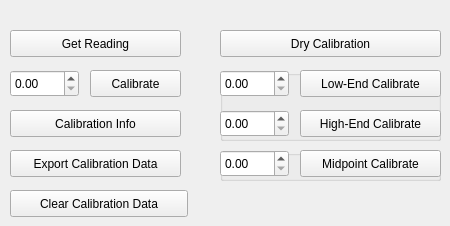
      <widget class="QWidget" name="tab_4">
       <attribute name="title">
        <string>Calibrate</string>
       </attribute>
       <widget class="QPushButton" name="calDry">
        <property name="geometry">
         <rect>
          <x>220</x>
          <y>30</y>
          <width>221</width>
          <height>27</height>
         </rect>
        </property>
        <property name="text">
         <string>Dry Calibration</string>
        </property>
       </widget>
       <widget class="QPushButton" name="calClear">
        <property name="geometry">
         <rect>
          <x>10</x>
          <y>190</y>
          <width>178</width>
          <height>27</height>
         </rect>
        </property>
        <property name="text">
         <string>Clear Calibration Data</string>
        </property>
       </widget>
       <widget class="QPushButton" name="calN">
        <property name="geometry">
         <rect>
          <x>90</x>
          <y>70</y>
          <width>91</width>
          <height>27</height>
         </rect>
        </property>
        <property name="text">
         <string>Calibrate</string>
        </property>
       </widget>
       <widget class="QDoubleSpinBox" name="calTo">
        <property name="geometry">
         <rect>
          <x>10</x>
          <y>70</y>
          <width>69</width>
          <height>27</height>
         </rect>
        </property>
       </widget>
       <widget class="QPushButton" name="exportCal">
        <property name="geometry">
         <rect>
          <x>10</x>
          <y>150</y>
          <width>171</width>
          <height>27</height>
         </rect>
        </property>
        <property name="text">
         <string>Export Calibration Data</string>
        </property>
       </widget>
       <widget class="QPushButton" name="calInfo">
        <property name="geometry">
         <rect>
          <x>10</x>
          <y>110</y>
          <width>171</width>
          <height>27</height>
         </rect>
        </property>
        <property name="text">
         <string>Calibration Info</string>
        </property>
       </widget>
       <widget class="QGroupBox" name="hiloCal">
        <property name="geometry">
         <rect>
          <x>220</x>
          <y>70</y>
          <width>221</width>
          <height>71</height>
         </rect>
        </property>
        <property name="title">
         <string/>
        </property>
        <widget class="QDoubleSpinBox" name="loCalVal">
         <property name="geometry">
          <rect>
           <x>0</x>
           <y>0</y>
           <width>69</width>
           <height>27</height>
          </rect>
         </property>
        </widget>
        <widget class="QPushButton" name="loCal">
         <property name="geometry">
          <rect>
           <x>80</x>
           <y>0</y>
           <width>141</width>
           <height>27</height>
          </rect>
         </property>
         <property name="text">
          <string>Low-End Calibrate</string>
         </property>
        </widget>
        <widget class="QPushButton" name="hiCal">
         <property name="geometry">
          <rect>
           <x>80</x>
           <y>40</y>
           <width>141</width>
           <height>27</height>
          </rect>
         </property>
         <property name="text">
          <string>High-End Calibrate</string>
         </property>
        </widget>
        <widget class="QDoubleSpinBox" name="hiCalVal">
         <property name="geometry">
          <rect>
           <x>0</x>
           <y>40</y>
           <width>69</width>
           <height>27</height>
          </rect>
         </property>
        </widget>
       </widget>
       <widget class="QPushButton" name="sensorRead_2">
        <property name="geometry">
         <rect>
          <x>10</x>
          <y>30</y>
          <width>171</width>
          <height>27</height>
         </rect>
        </property>
        <property name="text">
         <string>Get Reading</string>
        </property>
       </widget>
       <widget class="QGroupBox" name="midCal">
        <property name="geometry">
         <rect>
          <x>220</x>
          <y>150</y>
          <width>221</width>
          <height>31</height>
         </rect>
        </property>
        <property name="title">
         <string/>
        </property>
        <widget class="QDoubleSpinBox" name="midCalVal">
         <property name="geometry">
          <rect>
           <x>0</x>
           <y>0</y>
           <width>69</width>
           <height>27</height>
          </rect>
         </property>
        </widget>
        <widget class="QPushButton" name="midCalButton">
         <property name="geometry">
          <rect>
           <x>80</x>
           <y>0</y>
           <width>141</width>
           <height>27</height>
          </rect>
         </property>
         <property name="text">
          <string>Midpoint Calibrate</string>
         </property>
        </widget>
       </widget>
      </widget>
